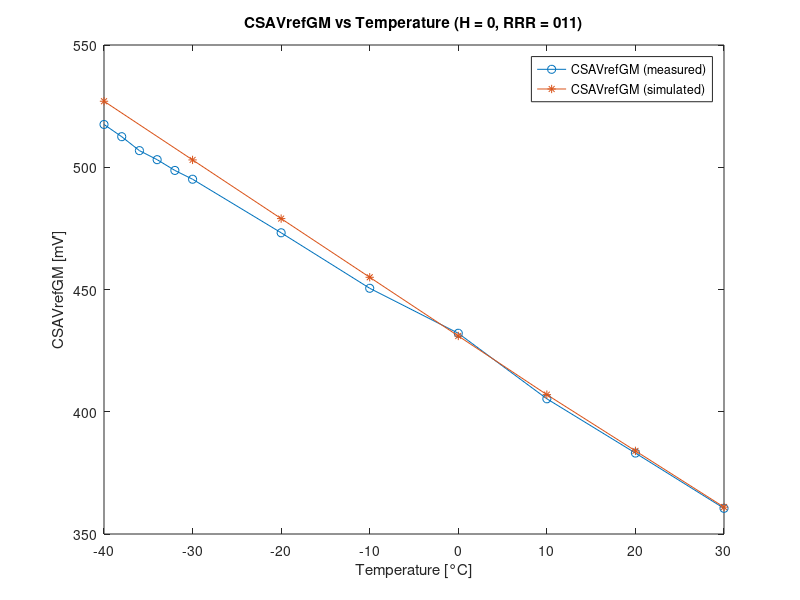
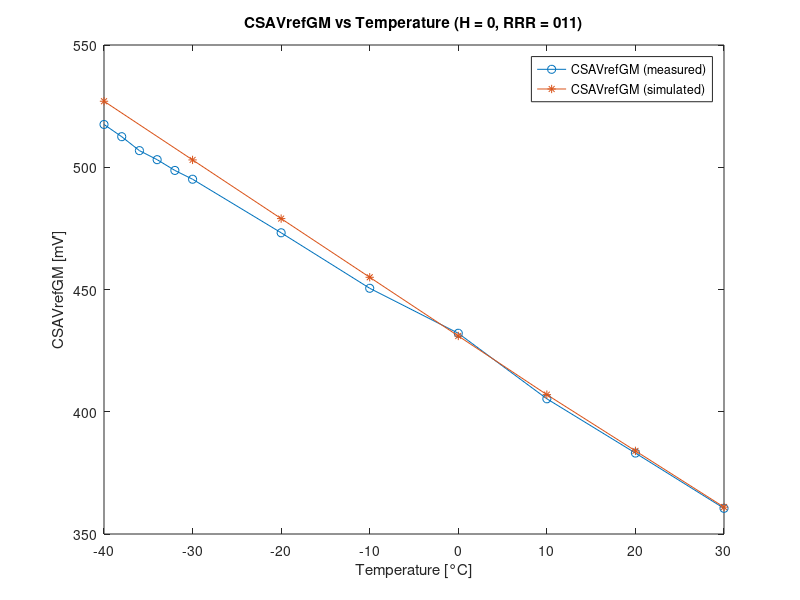
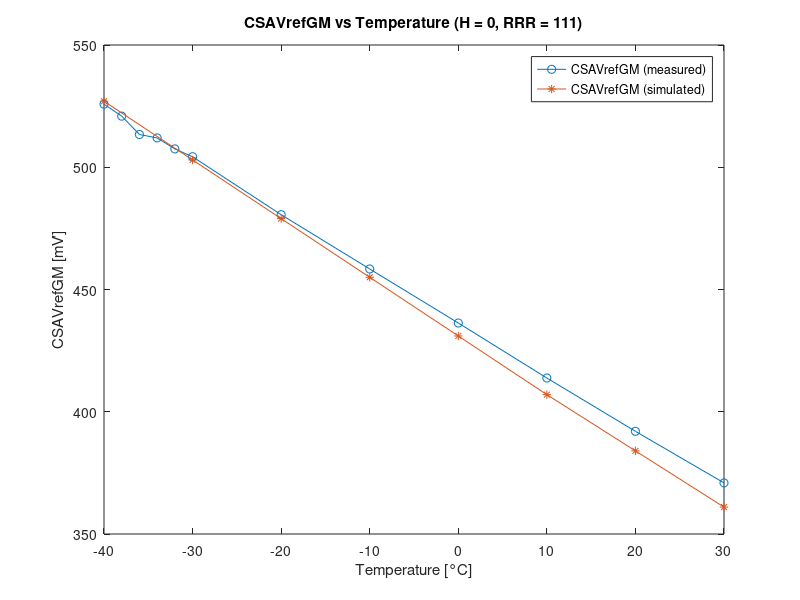
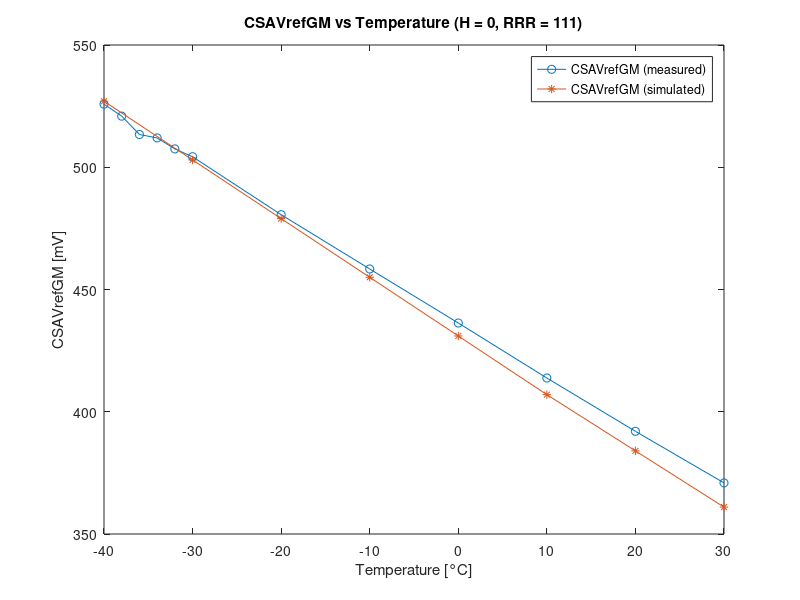

Write the MATLAB code that produced these figures, in order.
%% CSAVREFGM [mV] during testing vs temperature (H = 0, RRR = 011)

clear; clc;
CSAVREFGM_011 = flip([360.5 383.1 405.3 432.1 450.5 473.2 495.1 498.7 503.1 506.8 512.5 517.5]); % measured with H=0 during testing
CSAVREFGM_sim = [527, 503, 479, 455, 431, 407, 384, 361]; % simulated
X_temp = [-40 -38 -36 -34 -32 -30 -20 -10 0 10 20 30];
X_sim = [-40 -30 -20 -10 0 10 20 30];

f = figure('visible','off');

plot(X_temp, CSAVREFGM_011, '-o', X_sim, CSAVREFGM_sim, '-*')
title("CSAVrefGM vs Temperature (H = 0, RRR = 011)");
xlabel('Temperature [°C]');
ylabel('CSAVrefGM [mV]');
legend('CSAVrefGM (measured)', 'CSAVrefGM (simulated)', 'Location','northeast');
savefig('fig/csavrefgm_temperature_0011.fig')
exportgraphics(gcf,'pdf/csavrefgm_temperature_0011.pdf','ContentType','vector');


%% CSAVREFGM [mV] during testing vs temperature (H = 0, RRR = 111)

CSAVREFGM_111 = flip([370.9 392.0 413.8 436.3 458.4 480.6 504.3 507.5 512.0 513.4 520.9 525.8]); % measured with H=0 during testing
CSAVREFGM_sim = [527, 503, 479, 455, 431, 407, 384, 361]; % simulated
X_temp = [-40 -38 -36 -34 -32 -30 -20 -10 0 10 20 30];
X_sim = [-40 -30 -20 -10 0 10 20 30];

f = figure('visible','off');

plot(X_temp, CSAVREFGM_111, '-o', X_sim, CSAVREFGM_sim, '-*')
title("CSAVrefGM vs Temperature (H = 0, RRR = 111)");
xlabel('Temperature [°C]');
ylabel('CSAVrefGM [mV]');
legend('CSAVrefGM (measured)', 'CSAVrefGM (simulated)', 'Location','northeast');
savefig('fig/csavrefgm_temperature_0111.fig')
exportgraphics(gcf,'pdf/csavrefgm_temperature_0111.pdf','ContentType','vector');


%% CSAVREFGM [HRRR = 0011] vs CSAVREFGM [HRRR = 0111] vs simulation

f = figure('visible','off');

plot(X_temp, CSAVREFGM_011, '-o', X_temp, CSAVREFGM_111, '-o', X_sim, CSAVREFGM_sim, '-*')
title("CSAVrefGM");
xlabel('Temperature [°C]');
ylabel('CSAVrefGM [mV]');
legend('HRRR = (0011)_2', 'HRRR = (0111)_2', 'Simulated HRRR = (0011)_2', 'Location','northeast');
savefig('fig/csavrefgm_RRR_011_111.fig')
exportgraphics(gcf,'pdf/csavrefgm_RRR_011_111.pdf','ContentType','vector')


%% CSAVREFGM [mV] during testing vs RRR bits configuration @ -40°C (H=0)

clear; clc;
CSAVREFGM_H0 = [510.1 512.3 515.1 517.4 519.8 521.8 524.0 525.9]; % measured at -40°C with H=0
X = [1:1:8];

f = figure('visible','off');

plot(X, CSAVREFGM_H0, '-o')
title("CSAVrefGM vs RRR bits configuration @ -40°C (bit H = 0)");
xticklabels({'000', '001', '010', '011', '100', '101', '110', '111'})
xlabel('RRR bits');
ylabel('CSAVrefGM [mV]');
savefig('fig/csavrefgm_RRR_-40C_H0.fig')
exportgraphics(gcf,'pdf/csavrefgm_RRR_-40C_H0.pdf','ContentType','vector');


%% CSAVREFGM [mV] during testing vs RRR bits configuration @ -40°C (H=1)

CSAVREFGM_H1 = [540.3 541.6 543.3 544.5 545.8 547.1 548.7 549.9]; % measured at -40°C with H=1

f = figure('visible','off');

plot(X, CSAVREFGM_H1, '-o')
title("CSAVrefGM vs RRR bits configuration @ -40°C (bit H = 0)");
xticklabels({'000', '001', '010', '011', '100', '101', '110', '111'})
xlabel('RRR bits');
ylabel('CSAVrefGM [mV]');
savefig('fig/csavrefgm_RRR_-40C_H1.fig')
exportgraphics(gcf,'pdf/csavrefgm_RRR_-40C_H1.pdf','ContentType','vector');


%% CSAVREFGM [mV] vs RRR bits @ -40°C (H=0 vs H=1)

f = figure('visible','off');

plot(X, CSAVREFGM_H0, '-o', X, CSAVREFGM_H1, '-o')
title("CSAVrefGM vs RRR bits configuration @ -40°C");
xticklabels({'000', '001', '010', '011', '100', '101', '110', '111'})
xlabel('RRR bits');
ylabel('CSAVrefGM [mV]');
legend('H = 0', 'H = 1','Location','southeast')
savefig('fig/csavrefgm_RRR_-40C_H0H1.fig')
exportgraphics(gcf,'pdf/csavrefgm_RRR_-40C_H0H1.pdf','ContentType','vector');